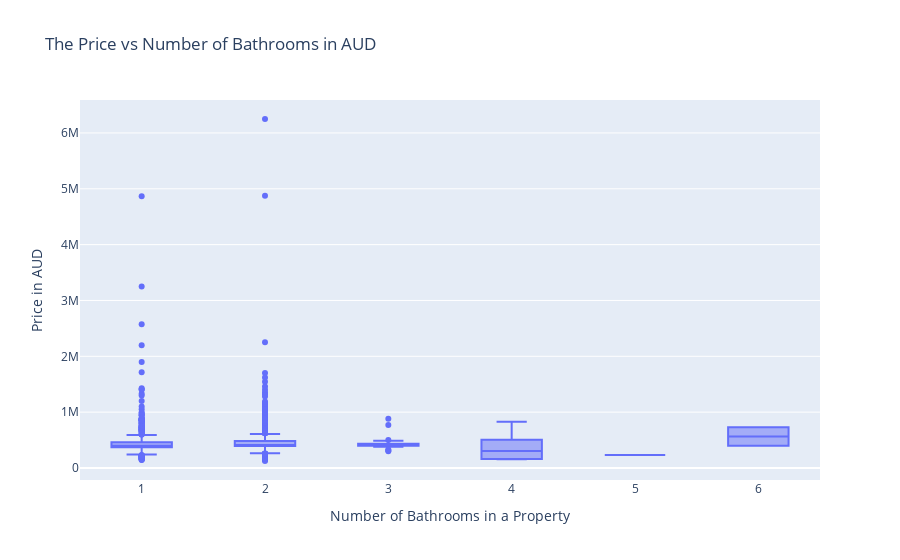

Here is the notebook cell this chart was saved with:
### Code cell
px.box(property_list, x='bathroom', y = 'price',
      title='The Price vs Number of Bathrooms in AUD', 
             labels = {'bathroom':'Number of Bathrooms in a Property', 'price': 'Price in AUD'})#to find out how the price fares against number of bathrooms.

### Figure 1 — Plotly figure (JSON) as saved in the notebook; plotly's stock layout.template omitted (floating-point values rounded to 4 significant figures; data arrays with more than 128 entries replaced by an {"elided": "..."} marker saying what was removed)
{"data": [{"alignmentgroup": "True", "hovertemplate": "Number of Bathrooms in a Property=%{x}<br>Price in AUD=%{y}<extra></extra>", "legendgroup": "", "marker": {"color": "#636efa"}, "name": "", "notched": false, "offsetgroup": "", "orientation": "v", "showlegend": false, "type": "box", "x": {"elided": "1000 int values"}, "x0": " ", "xaxis": "x", "y": {"elided": "1000 int values"}, "y0": " ", "yaxis": "y"}], "layout": {"boxmode": "group", "legend": {"tracegroupgap": 0}, "title": {"text": "The Price vs Number of Bathrooms in AUD"}, "xaxis": {"anchor": "y", "domain": [0, 1], "title": {"text": "Number of Bathrooms in a Property"}}, "yaxis": {"anchor": "x", "domain": [0, 1], "title": {"text": "Price in AUD"}}}}
